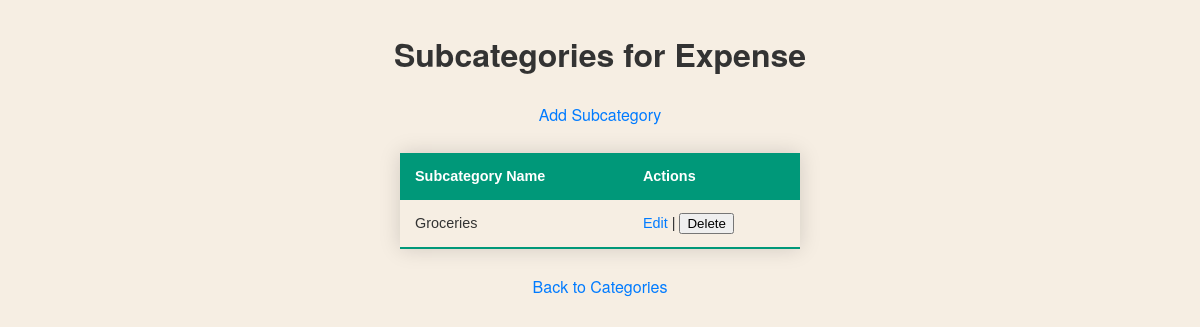
Page /categories/1 on the earlier database version.
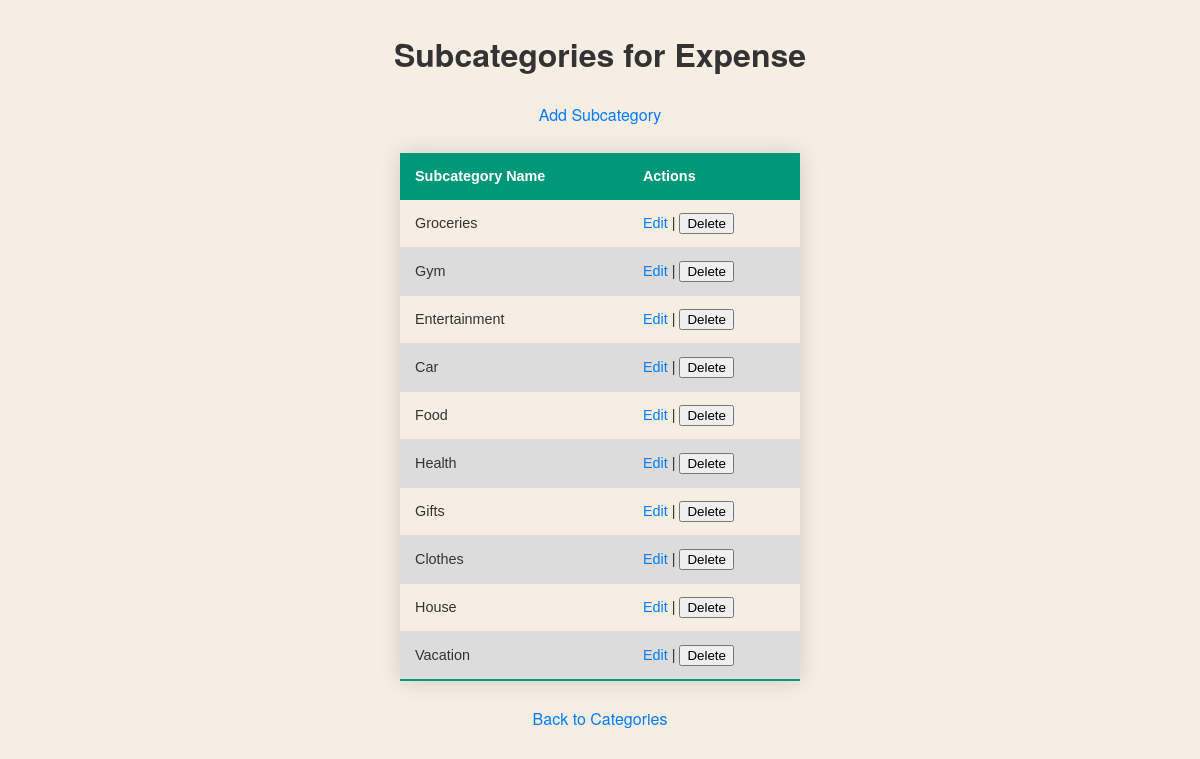
Same page on the later database version.
### models.py (models this page shows)
class Category(db.Model):
    __tablename__ = 'category_table'
    category_id = db.Column(db.Integer, primary_key=True, autoincrement=True)
    category_name = db.Column(db.String, nullable=False, unique=True)
    sub_categories = db.relationship('SubCategory', back_populates='category')
    main_records = db.relationship('MainTable', back_populates='category')

class SubCategory(db.Model):
    __tablename__ = 'sub_category'
    sub_category_id = db.Column(db.Integer, primary_key=True, autoincrement=True)
    sub_category_name = db.Column(db.String, nullable=False)
    category_id = db.Column(db.Integer, db.ForeignKey('category_table.category_id'))
    category = db.relationship('Category', back_populates='sub_categories')
    main_records = db.relationship('MainTable', back_populates='sub_category')

### personal_finance_app/routes/categories.py (the view)
@categories_bp.route('/<int:category_id>')
def view_category_subcategories(category_id):
    category = Category.query.get_or_404(category_id)
    subcategories = SubCategory.query.filter_by(category_id=category_id).all()
    return render_template('categories/view_category_subcategories.html', category=category, subcategories=subcategories)

### personal_finance_app/templates/categories/view_category_subcategories.html (shortened to what this page needs)
<!DOCTYPE html>
<html lang="en">
<head>
    <link rel="stylesheet" href="{{ url_for('static', filename='css/global.css') }}">
</head>
<body>
    <h1>Subcategories for {{ category.category_name }}</h1>
    <a href="{{ url_for('categories.add_subcategory', category_id=category.category_id) }}">Add Subcategory</a>
    <table class="styled-table">
        <thead>
            <tr>
                <th>Subcategory Name</th>
                <th>Actions</th>
            </tr>
        </thead>
        <tbody>
            {% for subcategory in subcategories %}
            <tr>
                <td>{{ subcategory.sub_category_name }}</td>
                <td>
                    <a href="{{ url_for('categories.edit_subcategory', category_id=category.category_id, sub_category_id=subcategory.sub_category_id) }}">Edit</a> |
                    <form action="{{ url_for('categories.delete_subcategory', category_id=category.category_id, sub_category_id=subcategory.sub_category_id) }}" method="POST" style="display:inline;">
                        <button type="submit">Delete</button>
                    </form>
                </td>
            </tr>
            {% endfor %}
        </tbody>
    </table>
    <a href="{{ url_for('categories.view_categories') }}">Back to Categories</a>
</body>
</html>

### personal_finance_app/static/css/global.css (style rules this page uses)
body { font-family: 'Helvetica Neue', Arial, sans-serif; line-height: 1.6; margin: 2; padding: 0; background-color: #f6eee3; color: #333; display: flex; flex-direction: column; align-items: center; justify-content: center; }
h1 { color: #333; }
a { color: #007bff; text-decoration: none; position: relative; }
a:before { content: ''; position: absolute; width: 100%; height: 2px; bottom: 0; left: 0; background-color: #007bff; visibility: hidden; transform: scaleX(0); transition: all 0.3s ease-in-out; }
.styled-table { border-collapse: collapse; margin: 25px 0; font-size: 0.9em; font-family: sans-serif; min-width: 400px; box-shadow: 0 0 20px rgba(0, 0, 0, 0.15); }
.styled-table thead tr { background-color: #009879; color: #ffffff; text-align: left; }
.styled-table th, .styled-table td { padding: 12px 15px; }
.styled-table tbody tr { border-bottom: 1px solid #dddddd; }
.styled-table tbody tr:nth-of-type(even) { background-color: #dcdcdc; }
.styled-table tbody tr:last-of-type { border-bottom: 2px solid #009879; }

Differences in the rows shown:
added SubCategory: sub_category_name "Gym"
added SubCategory: sub_category_name "Entertainment"
added SubCategory: sub_category_name "Car"
added SubCategory: sub_category_name "Food"
added SubCategory: sub_category_name "Health"
added SubCategory: sub_category_name "Gifts"
added SubCategory: sub_category_name "Clothes"
added SubCategory: sub_category_name "House"
added SubCategory: sub_category_name "Vacation"
